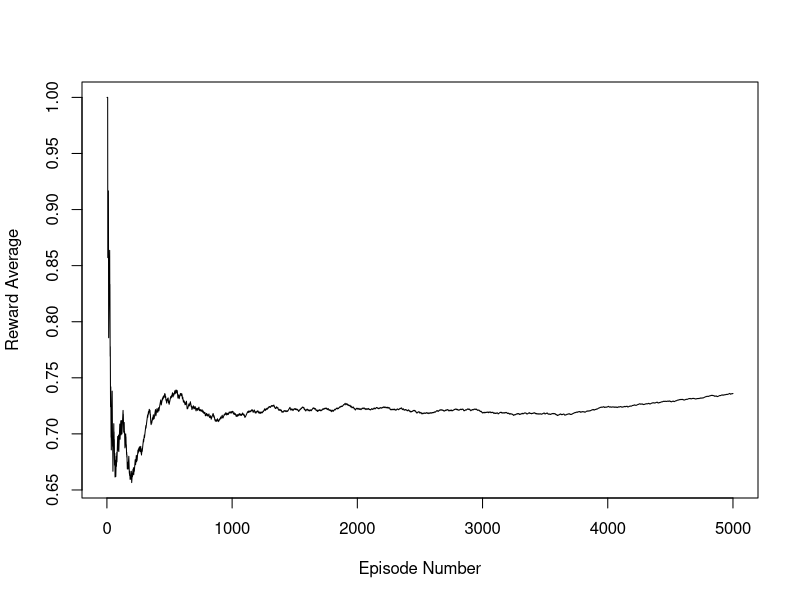
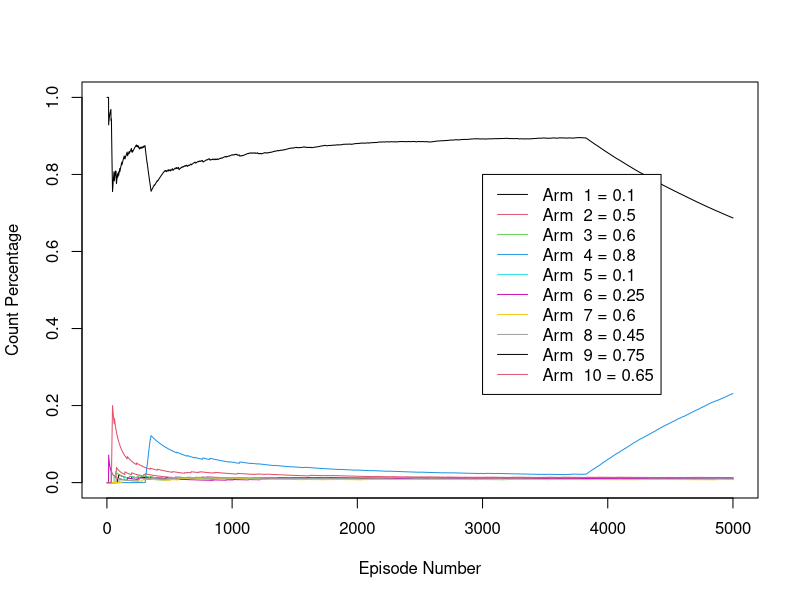
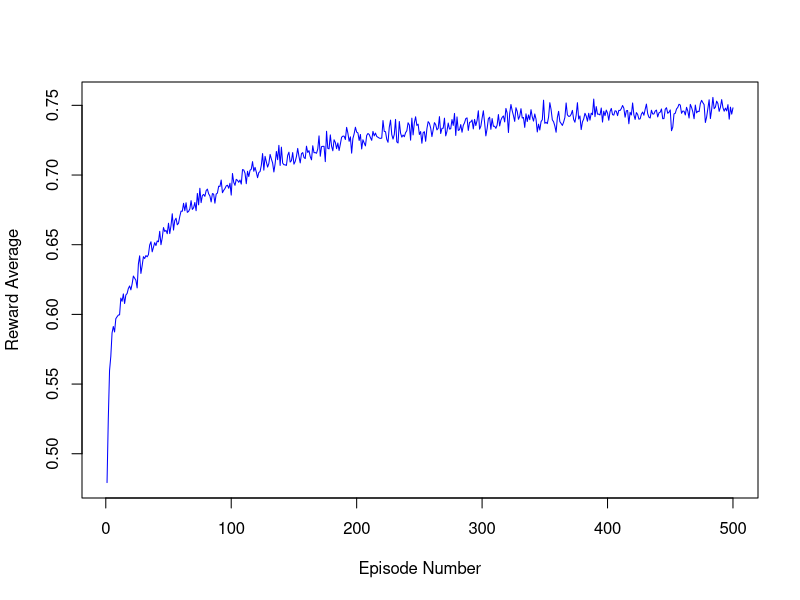
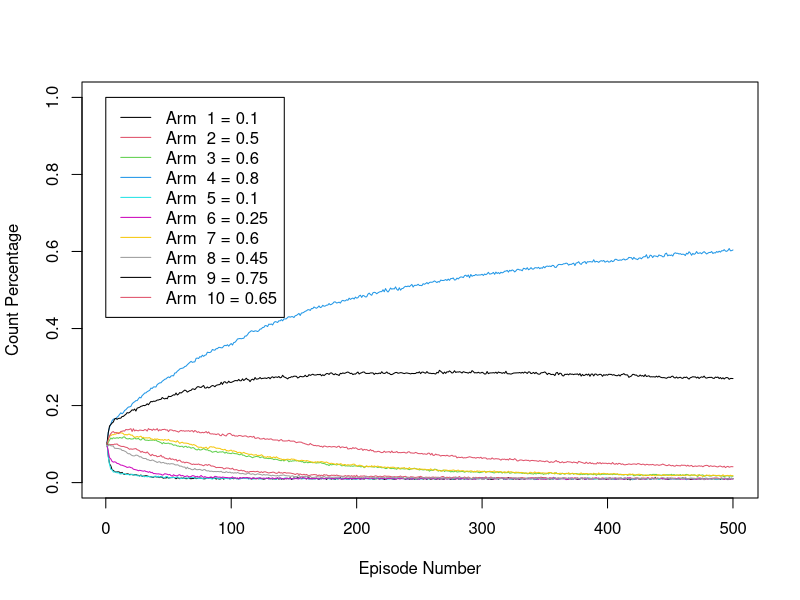
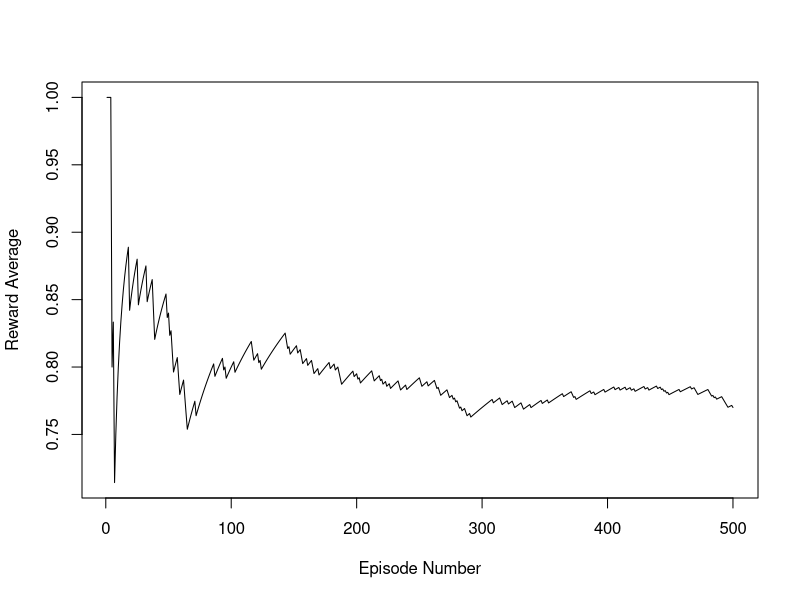
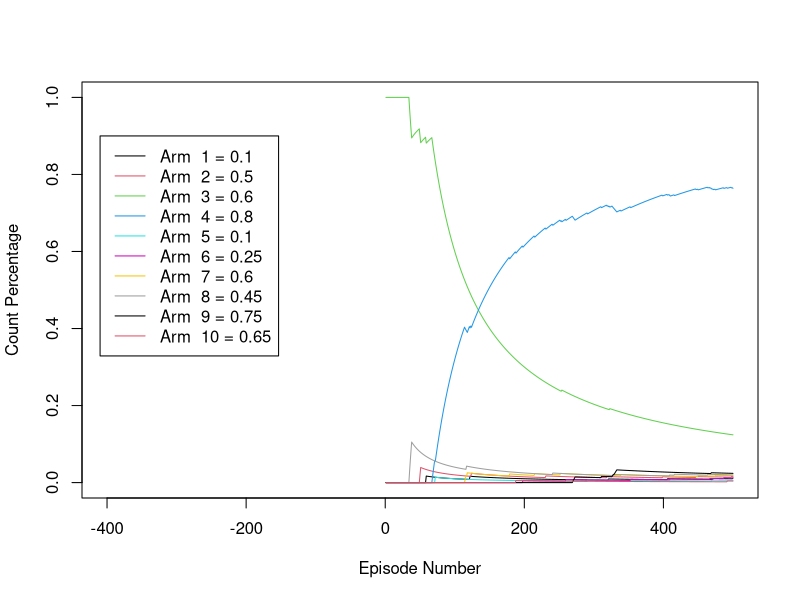

Reproduce these figures in R, in order. (Note: a time limit stopped this script after it produced the figures.)

rm(list=ls())

########################
# Reinforcement Learning
########################

########################################################################################################
# Classic RL Problem
# K Arm Bandit 
# 
# https://towardsdatascience.com/solving-the-multi-armed-bandit-problem-b72de40db97c
# https://github.com/ankonzoid/LearningX/blob/master/classical_RL/multiarmed_bandit/multiarmed_bandit.py
# 
# You have a slot machine with k arms and each arm has its own probability distribution for success
# The goal is to sequentially pull the arms to maximize the total reward collected in the long run
########################################################################################################

# Define some parameters for the experiment
probs = c(0.10, 0.50, 0.60, 0.80, 0.10, 0.25, 0.60, 0.45, 0.75, 0.65) # Probability for each arm in bandit
actions = seq(1:length(probs)) # Number of arms on the bandit
eps = 0.10 # The switching from the maximum expected reward action probability

N_action = rep(0,length(probs)) # Number of times each action taken
Q_action = rep(0,length(probs)) # The expected reward for each action

episodes = 5000 # Number of trials to run
R_action = rep(0,episodes) # The reward for each trial
which_action = rep(0,episodes) # The action taken for each trial

# Play the game with RL
for(episode in 1:episodes){
  
  # Find which action to take (maximum vs switching probability)
  max_action = which(Q_action==max(Q_action))
  if(length(max_action)>1){take_action = sample(max_action,1)} else{take_action=max_action}
  if(runif(1)<eps){take_action = sample(actions,1)}
  which_action[episode] = take_action
  
  # Count number of times each action is taken
  N_action[take_action] = N_action[take_action] + 1
  
  # Store the reward and update the expected reward for each action
  R_action[episode] = rbinom(1,1,probs[take_action])
  Q_action[take_action] = Q_action[take_action] + (1/N_action[take_action])*(R_action[episode]-Q_action[take_action])
  
}

# Print summary information
table(which_action)
round(Q_action,3)
mean(R_action)

# Plot the cumulative reward average
R_avg = cumsum(R_action) / seq_along(R_action) 
plot(R_avg,type="l", xlab="Episode Number", ylab="Reward Average")

# Plot the cumulative count percentage for each arm
for(i in 1:length(probs)){
  
  action_counts = which_action
  action_counts[action_counts!=i]=0
  action_counts[action_counts==i]=1
  count_perc = cumsum(action_counts) / seq_along(action_counts)
  
  if(i==1){plot(count_perc,type="l",ylim=c(0,1),xlab="Episode Number", ylab="Count Percentage",col=i)} else{lines(count_perc,col=i)}
  
}

# Add a legend to the plot
k_arms = NULL
for(i in 1:length(probs)){
  k_arms = c(k_arms, paste("Arm ",i,"=",probs[i]))
}

legend(3000, 0.8, legend=k_arms, col=1:10, lty=1, )

###################################################################################################################
###################################################################################################################
###################################################################################################################
###################################################################################################################
###################################################################################################################

################################################
# Conduct experiments to view long term behavior
################################################

probs = c(0.10, 0.50, 0.60, 0.80, 0.10, 0.25, 0.60, 0.45, 0.75, 0.65)
episodes = 500
experiments = 10000

action_mat = matrix(rep(0,episodes*length(probs)),episodes,length(probs))
dim(action_mat)
R_experiment_results = rep(0,episodes)

for(experiment in 1:experiments){
  
  # Define some parameters for the experiment
  probs = c(0.10, 0.50, 0.60, 0.80, 0.10, 0.25, 0.60, 0.45, 0.75, 0.65)
  actions = seq(1:length(probs))
  eps = 0.10
  
  N_action = rep(0,length(probs))
  Q_action = rep(0,length(probs))
  
  episodes = 500
  R_action = rep(0,episodes)
  which_action = rep(0,episodes)
  
  # Play the game with RL
  for(episode in 1:episodes){
    
    max_action = which(Q_action==max(Q_action))
    if(length(max_action)>1){take_action = sample(max_action,1)} else{take_action=max_action}
    if(runif(1)<eps){take_action = sample(actions,1)}
    which_action[episode] = take_action
    
    N_action[take_action] = N_action[take_action] + 1
    
    R_action[episode] = rbinom(1,1,probs[take_action])
    Q_action[take_action] = Q_action[take_action] + (1/N_action[take_action])*(R_action[episode]-Q_action[take_action])
    
    #
    action_mat[episode,which_action[episode]] = action_mat[episode,which_action[episode]] + 1
    
  } # Episode End
  
  R_experiment_results = R_experiment_results + R_action
  
  if((experiment%%100)==0){print(experiment)}
  
} # Experiment End



# Plot the Reward average for each episode averaged over the experiments
R_experiment_results
plot(R_experiment_results/experiments,type="l", xlab="Episode Number", ylab="Reward Average",col="blue")

# Plot the Count Percentage for each arm on the bandit
action_mat_perc = action_mat/experiments
for(i in 1:length(probs)){
  
  if(i==1){plot(action_mat_perc[,i],type="l",ylim=c(0,1),xlab="Episode Number", ylab="Count Percentage",col=i)} else{lines(action_mat_perc[,i],col=i)}
  
}

# Add a legend to the plot
k_arms = NULL
for(i in 1:length(probs)){
  k_arms = c(k_arms, paste("Arm ",i,"=",probs[i]))
}

legend(0, 1, legend=k_arms, col=1:10, lty=1, )

###################################################################################################################
###################################################################################################################
###################################################################################################################
###################################################################################################################
###################################################################################################################
###################################################################################################################
###################################################################################################################
###################################################################################################################
###################################################################################################################
###################################################################################################################

rm(list=ls())

########################
# Reinforcement Learning
########################

########################################################################################################
# Classic RL Problem
# K Arm Bandit 
# 
# https://towardsdatascience.com/solving-the-multi-armed-bandit-problem-b72de40db97c
# https://github.com/ankonzoid/LearningX/blob/master/classical_RL/multiarmed_bandit/multiarmed_bandit.py
# 
# You have a slot machine with k arms and each arm has its own probability distribution for success
# The goal is to sequentially pull the arms to maximize the total reward collected in the long run
########################################################################################################

##################################
# Define the k_arm_bandit function
##################################

k_arm_bandit = function(probs, eps, episodes){
  
  # Define some values for the experiment
  actions = seq(1:length(probs))
  
  N_action = rep(0,length(probs))
  Q_action = rep(0,length(probs))
  
  R_action = rep(0,episodes)
  which_action = rep(0,episodes)
  
  action_mat = matrix(rep(0,episodes*length(probs)),episodes,length(probs))
  
  # Play the game with RL
  for(episode in 1:episodes){
    
    max_action = which(Q_action==max(Q_action))
    if(length(max_action)>1){take_action = sample(max_action,1)} else{take_action=max_action}
    if(runif(1)<eps){take_action = sample(actions,1)}
    which_action[episode] = take_action
    
    N_action[take_action] = N_action[take_action] + 1
    
    R_action[episode] = rbinom(1,1,probs[take_action])
    Q_action[take_action] = Q_action[take_action] + (1/N_action[take_action])*(R_action[episode]-Q_action[take_action])
    
    #
    action_mat[episode,which_action[episode]] = action_mat[episode,which_action[episode]] + 1
    
  } # Episode End
  
  return(list("R_action"=R_action, "action_mat"=action_mat,
              "Q_action"=Q_action, "which_action"=which_action))
  
} # Function End

###############################
# Run the k_arm_bandit function
###############################

# Define k_arm_bandit function parameters
probs = c(0.10, 0.50, 0.60, 0.80, 0.10, 0.25, 0.60, 0.45, 0.75, 0.65)
eps = 0.10
episodes = 500

# Run k_arm_bandit function
ten_arm_bandit = k_arm_bandit(probs, eps, episodes)

##############################################
# Look at the results for a single experiment
##############################################

# Print summary information
table(ten_arm_bandit$which_action)
round(ten_arm_bandit$Q_action,3)
mean(ten_arm_bandit$R_action)

# Plot the cumulative reward average
R_avg = cumsum(ten_arm_bandit$R_action) / seq_along(ten_arm_bandit$R_action) 
plot(R_avg,type="l", xlab="Episode Number", ylab="Reward Average")

# Plot the cumulative count percentage for each arm
for(i in 1:length(probs)){
  
  action_counts = ten_arm_bandit$which_action
  action_counts[action_counts!=i]=0
  action_counts[action_counts==i]=1
  count_perc = cumsum(action_counts) / seq_along(action_counts)
  
  if(i==1){plot(count_perc,type="l",xlim=c(-400,500),ylim=c(0,1),xlab="Episode Number", ylab="Count Percentage",col=i)} else{lines(count_perc,col=i)}
  
}

# Add a legend to the plot
k_arms = NULL
for(i in 1:length(probs)){
  k_arms = c(k_arms, paste("Arm ",i,"=",probs[i]))
}

legend(-410, 0.9, legend=k_arms, col=1:10, lty=1)

##################################################################
# Define experiment to view long term behavior of the k_arm_bandit
##################################################################

# Define function parameters
probs = c(0.10, 0.50, 0.60, 0.80, 0.10, 0.25, 0.60, 0.45, 0.75, 0.65)
eps = 0.10
episodes = 500
experiments = 1000

# Define result matrices
R_experiment_results = rep(0,episodes)
action_mat_experiment_results = matrix(rep(0,episodes*length(probs)),episodes,length(probs))

# Run experiment
for(experiment in 1:experiments){
  
  ten_arm_bandit = k_arm_bandit(probs, eps, episodes)
  
  R_experiment_results = R_experiment_results + ten_arm_bandit$R_action
  action_mat_experiment_results = action_mat_experiment_results + ten_arm_bandit$action_mat
  
  if((experiment%%100)==0){print(experiment)}
  
} # Experiment End

########################################
# Look at the results for the experiment
########################################

# Plot the Reward average for each episode averaged over the experiments
R_experiment_results
plot(R_experiment_results/experiments,type="l", xlab="Episode Number", ylab="Reward Average",col="blue")

# Plot the Count Percentage for each arm on the bandit
action_mat_perc = action_mat_experiment_results/experiments
for(i in 1:length(probs)){
  
  if(i==1){plot(action_mat_perc[,i],type="l",ylim=c(0,0.8),xlab="Episode Number", ylab="Count Percentage",col=i)} else{lines(action_mat_perc[,i],col=i)}
  
}

# Add a legend to the plot
k_arms = NULL
for(i in 1:length(probs)){
  k_arms = c(k_arms, paste("Arm ",i,"=",probs[i]))
}

legend(0, 0.8, legend=k_arms, col=1:10, lty=1)

######################################################
# Vary epsilon (the switching parameter) in simulation
######################################################

# Define function parameters
probs = c(0.10, 0.50, 0.60, 0.80, 0.10, 0.25, 0.60, 0.45, 0.75, 0.65)
epsilon = c(0.01,0.10,0.20)
episodes = 500
experiments = 1000

# Define result matrices
R_eps_results = NULL

for(eps in epsilon){
  
  R_experiment_results = rep(0,episodes)
  action_mat_experiment_results = matrix(rep(0,episodes*length(probs)),episodes,length(probs))
  
  # Run experiment
  for(experiment in 1:experiments){
    
    ten_arm_bandit = k_arm_bandit(probs, eps, episodes)
    
    R_experiment_results = R_experiment_results + ten_arm_bandit$R_action
    action_mat_experiment_results = action_mat_experiment_results + ten_arm_bandit$action_mat
    
    if((experiment%%100)==0){cat("Epsilon",eps,"Experiment",experiment,"\n")}
    
  } # Experiment End
  
  R_eps_results = cbind(R_eps_results,R_experiment_results)
  
} # Epsilon End

#################
# Look at results
#################

R_eps_results_avg = R_eps_results/experiments

for(i in 1:length(epsilon)){
  if(i==1){plot(R_eps_results_avg[,i],type="l",col=i,ylim=c(0.40,0.80),xlab="Episode Number", ylab="Reward Average")}else{lines(R_eps_results_avg[,i],col=i)}
}

# Add a legend to the plot
k_arms = NULL
for(i in 1:length(epsilon)){
  k_arms = c(k_arms, paste("Epsilon ",epsilon[i]))
}

legend(300, 0.6, legend=k_arms, col=1:10, lty=1)
